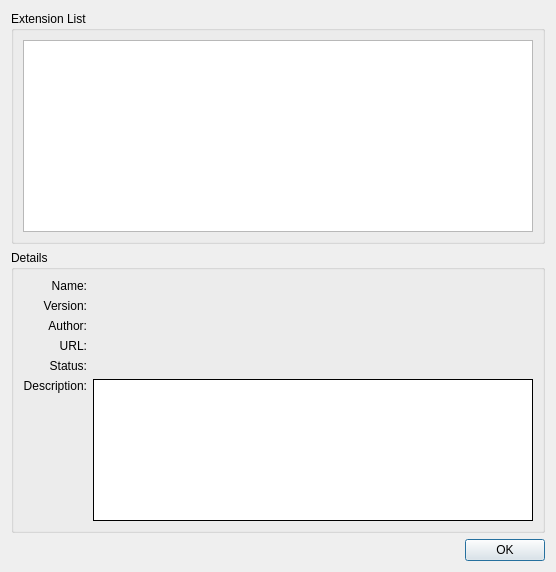
<?xml version="1.0" encoding="UTF-8"?>
<ui version="4.0">
 <class>ExtensionManager</class>
 <widget class="QDialog" name="ExtensionManager">
  <property name="geometry">
   <rect>
    <x>0</x>
    <y>0</y>
    <width>556</width>
    <height>572</height>
    <width>581</width>
    <height>648</height>
   </rect>
  </property>
  <property name="minimumSize">
   <size>
    <width>400</width>
    <height>0</height>
   </size>
  </property>
  <property name="windowTitle">
   <string>Extension Manager</string>
  </property>
  <property name="modal">
   <bool>true</bool>
  </property>
  <layout class="QVBoxLayout" name="verticalLayout">
   <item>
    <widget class="QGroupBox" name="groupBox">
     <property name="sizePolicy">
      <sizepolicy hsizetype="Preferred" vsizetype="MinimumExpanding">
       <horstretch>0</horstretch>
       <verstretch>0</verstretch>
      </sizepolicy>
     </property>
     <property name="title">
      <string>Extension List</string>
     </property>
     <layout class="QVBoxLayout" name="verticalLayout2">
      <item>
       <widget class="RDTreeWidget" name="extensions">
        <property name="editTriggers">
         <set>QAbstractItemView::NoEditTriggers</set>
        </property>
        <property name="indentation">
         <number>0</number>
        </property>
        <property name="rootIsDecorated">
         <bool>false</bool>
        </property>
       </widget>
      </item>
     </layout>
    </widget>
   </item>
   <item>
    <widget class="QGroupBox" name="groupBox_2">
     <property name="title">
      <string>Details</string>
     </property>
     <layout class="QGridLayout" name="gridLayout">
      <item row="1" column="0">
       <widget class="QLabel" name="label">
        <property name="text">
         <string>Name:</string>
        </property>
        <property name="alignment">
         <set>Qt::AlignRight|Qt::AlignTop|Qt::AlignTrailing</set>
        </property>
       </widget>
      </item>
      <item row="1" column="1">
       <widget class="QLabel" name="name">
        <property name="text">
         <string/>
        </property>
       </widget>
      </item>
      <item row="3" column="0">
       <widget class="QLabel" name="label_3">
        <property name="text">
         <string>Version:</string>
        </property>
        <property name="alignment">
         <set>Qt::AlignRight|Qt::AlignTop|Qt::AlignTrailing</set>
        </property>
       </widget>
      </item>
      <item row="3" column="1">
       <widget class="QLabel" name="version">
        <property name="sizePolicy">
         <sizepolicy hsizetype="MinimumExpanding" vsizetype="Preferred">
          <horstretch>0</horstretch>
          <verstretch>0</verstretch>
         </sizepolicy>
        </property>
        <property name="text">
         <string/>
        </property>
       </widget>
      </item>
      <item row="4" column="0">
       <widget class="QLabel" name="label_5">
        <property name="text">
         <string>Author:</string>
        </property>
        <property name="alignment">
         <set>Qt::AlignRight|Qt::AlignTop|Qt::AlignTrailing</set>
        </property>
       </widget>
      </item>
      <item row="4" column="1">
       <widget class="QLabel" name="author">
        <property name="text">
         <string/>
        </property>
        <property name="openExternalLinks">
         <bool>true</bool>
        </property>
       </widget>
      </item>
      <item row="5" column="0">
       <widget class="QLabel" name="label_7">
        <property name="text">
         <string>URL:</string>
        </property>
        <property name="alignment">
         <set>Qt::AlignRight|Qt::AlignTop|Qt::AlignTrailing</set>
        </property>
       </widget>
      </item>
      <item row="5" column="1">
       <widget class="QLabel" name="URL">
        <property name="text">
         <string/>
        </property>
        <property name="openExternalLinks">
         <bool>true</bool>
        </property>
       </widget>
      </item>
      <item row="6" column="0">
       <widget class="QLabel" name="statusLabel">
        <property name="text">
         <string>Status:</string>
        </property>
        <property name="alignment">
         <set>Qt::AlignRight|Qt::AlignTop|Qt::AlignTrailing</set>
        </property>
       </widget>
      </item>
      <item row="6" column="1">
       <widget class="QLabel" name="status">
        <property name="text">
         <string/>
        </property>
       </widget>
      </item>
      <item row="7" column="0">
       <widget class="QLabel" name="label_2">
        <property name="text">
         <string>Description:</string>
        </property>
        <property name="alignment">
         <set>Qt::AlignRight|Qt::AlignTop|Qt::AlignTrailing</set>
        </property>
       </widget>
      </item>
      <item row="7" column="1">
       <widget class="QTextEdit" name="description">
        <property name="frameShape">
         <enum>QFrame::Panel</enum>
        </property>
        <property name="frameShadow">
         <enum>QFrame::Plain</enum>
        </property>
        <property name="readOnly">
         <bool>true</bool>
        </property>
        <property name="textInteractionFlags">
         <set>Qt::NoTextInteraction</set>
        </property>
       </widget>
      </item>
     </layout>
    </widget>
   </item>
   <item>
    <widget class="QDialogButtonBox" name="buttonBox">
     <property name="standardButtons">
      <set>QDialogButtonBox::Ok</set>
     </property>
    </widget>
   </item>
  </layout>
 </widget>
 <customwidgets>
  <customwidget>
   <class>RDTreeWidget</class>
   <extends>QTreeView</extends>
   <header>Widgets/Extended/RDTreeWidget.h</header>
  </customwidget>
 </customwidgets>
 <resources/>
 <connections/>
</ui>
